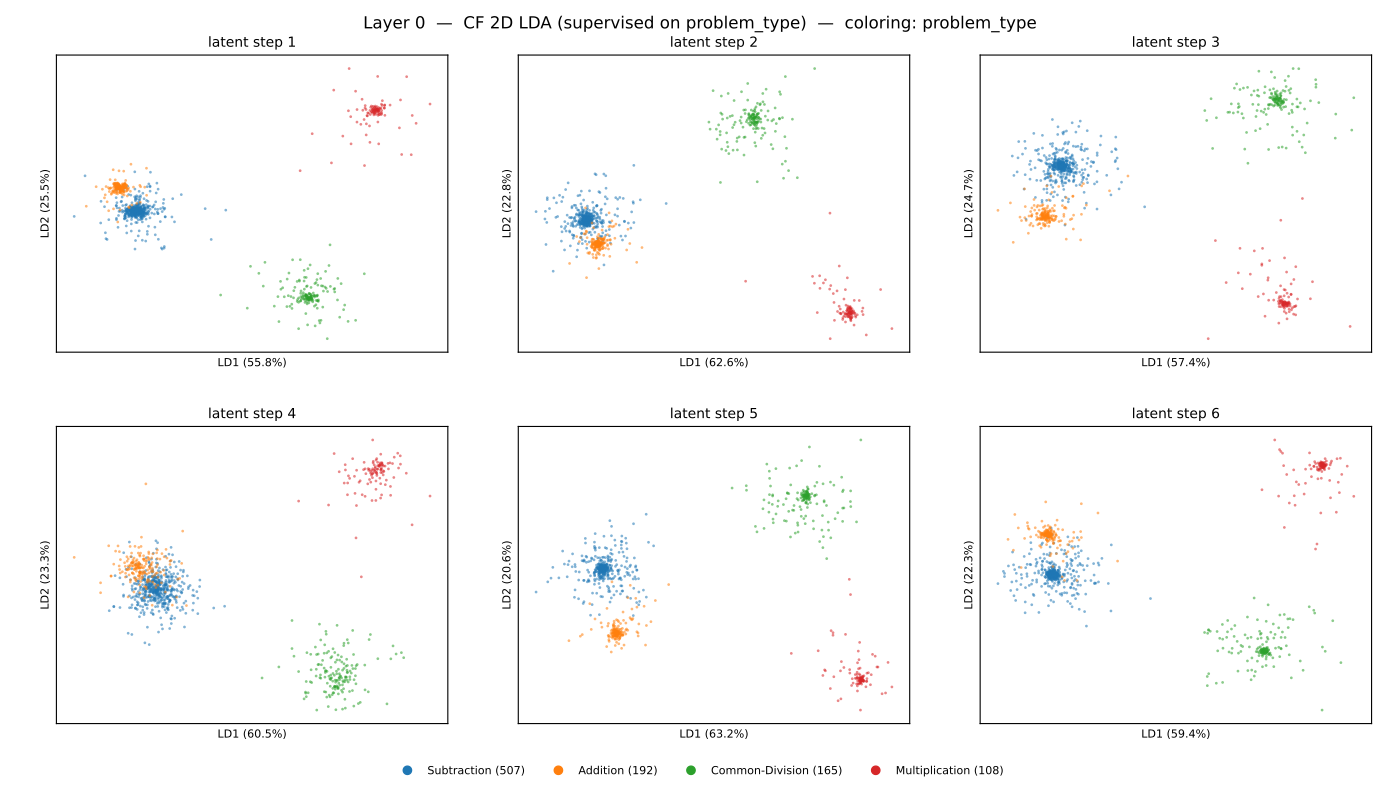

Generate this figure with Python:
"""Per-(layer, latent-step) 2D LDA on the *counterfactual* magnitude-matched
SVAMP activations, supervised on problem type. Colorings:
  - problem_type   : sanity check that the LDA finds operator separation
  - target_bucket  : does the operator-supervised axis also separate magnitude
                     buckets? On magnitude-matched CF, magnitude is decoupled
                     from operator by construction, so the same axes should
                     NOT separate buckets — that's the disentanglement test.

Layout:
  - 17 slides, problem_type coloring
  - 17 slides, target_bucket coloring
Total: 34 slides.
"""

from __future__ import annotations

import json
from collections import Counter
from pathlib import Path

import matplotlib.pyplot as plt
import numpy as np
import torch
from matplotlib.backends.backend_pdf import PdfPages
from matplotlib.lines import Line2D
from sklearn.discriminant_analysis import LinearDiscriminantAnalysis


REPO = Path(__file__).resolve().parents[3]
ACTS_PATH = REPO / "inference" / "runs" / "cf_magmatched_student" / "activations.pt"
CF_DATA = REPO.parent / "cf-datasets" / "cf_magmatched.json"
OUT_PDF = REPO / "visualizations-all" / "v1" / "cf_lda_slideshow.pdf"

PROBLEM_TYPE_COLORS = {
    "Subtraction": "#1f77b4",
    "Addition": "#ff7f0e",
    "Common-Division": "#2ca02c",
    "Multiplication": "#d62728",
}
BUCKETS_ORDER = ["<10", "10-99", "100-999", "1000+"]
BUCKET_COLORS = {
    "<10": "#440154",
    "10-99": "#3b528b",
    "100-999": "#21918c",
    "1000+": "#fde725",
}


def load_metadata() -> dict:
    rows = json.load(open(CF_DATA))
    return {
        "n": len(rows),
        "problem_type": np.array([r["type"] for r in rows]),
        "target_bucket": np.array([r["target_bucket"] for r in rows]),
    }


def load_activations() -> np.ndarray:
    print(f"loading activations from {ACTS_PATH}", flush=True)
    t = torch.load(ACTS_PATH, map_location="cpu", weights_only=True)
    a = t.float().numpy()  # (N, S, L, H)
    print(f"  shape={a.shape}  bytes={a.nbytes/1e9:.2f} GB", flush=True)
    return a


def fit_all_lda_2d(
    acts: np.ndarray, problem_type: np.ndarray
) -> tuple[np.ndarray, np.ndarray]:
    """Fit LDA per (layer, latent_step) supervised on problem_type. Returns
    coords (L, S, N, 2) and var-ratio (L, S, 2)."""
    N, S, L, _H = acts.shape
    out = np.empty((L, S, N, 2), dtype=np.float32)
    var_ratio = np.empty((L, S, 2), dtype=np.float32)
    print(
        f"fitting {L*S} LDAs (2D, supervised on CF problem_type, "
        f"per layer × per latent step)",
        flush=True,
    )
    for layer in range(L):
        for step in range(S):
            X = acts[:, step, layer, :]
            lda = LinearDiscriminantAnalysis(n_components=2, solver="svd")
            out[layer, step] = lda.fit_transform(X, problem_type)
            var_ratio[layer, step] = lda.explained_variance_ratio_[:2]
        print(f"  layer {layer}/{L-1} done", flush=True)
    return out, var_ratio


def render_slide(
    pdf: PdfPages,
    layer: int,
    proj_for_layer: np.ndarray,  # (S, N, 2)
    var_for_layer: np.ndarray,   # (S, 2)
    coloring: str,
    meta: dict,
):
    S = proj_for_layer.shape[0]
    fig, axes = plt.subplots(2, 3, figsize=(14, 7.875))
    fig.suptitle(
        f"Layer {layer}  —  CF 2D LDA (supervised on problem_type)  "
        f"—  coloring: {coloring}",
        fontsize=12,
    )
    legend_proxies: list[Line2D] = []
    for s, ax in enumerate(axes.ravel()):
        if s >= S:
            ax.axis("off")
            continue
        xy = proj_for_layer[s]

        if coloring == "problem_type":
            for cls, color in PROBLEM_TYPE_COLORS.items():
                mask = meta["problem_type"] == cls
                ax.scatter(xy[mask, 0], xy[mask, 1],
                           s=4, c=color, alpha=0.55, linewidths=0)
            if s == 0:
                for cls, color in PROBLEM_TYPE_COLORS.items():
                    n = (meta["problem_type"] == cls).sum()
                    legend_proxies.append(
                        Line2D([0], [0], marker="o", linestyle="",
                               color=color, label=f"{cls} ({n})"))
        elif coloring == "target_bucket":
            for cls in BUCKETS_ORDER:
                mask = meta["target_bucket"] == cls
                ax.scatter(xy[mask, 0], xy[mask, 1],
                           s=4, c=BUCKET_COLORS[cls], alpha=0.55, linewidths=0)
            if s == 0:
                for cls in BUCKETS_ORDER:
                    n = (meta["target_bucket"] == cls).sum()
                    legend_proxies.append(
                        Line2D([0], [0], marker="o", linestyle="",
                               color=BUCKET_COLORS[cls], label=f"{cls} ({n})"))
        else:
            raise ValueError(coloring)

        ax.set_title(f"latent step {s+1}", fontsize=10)
        ax.set_xticks([])
        ax.set_yticks([])
        ax.set_xlabel(f"LD1 ({var_for_layer[s, 0]*100:.1f}%)", fontsize=8)
        ax.set_ylabel(f"LD2 ({var_for_layer[s, 1]*100:.1f}%)", fontsize=8)

    if legend_proxies:
        fig.legend(handles=legend_proxies, loc="lower center",
                   ncol=len(legend_proxies), fontsize=8, frameon=False,
                   bbox_to_anchor=(0.5, 0.0))
    fig.subplots_adjust(top=0.93, bottom=0.08, left=0.04, right=0.98,
                        wspace=0.18, hspace=0.25)
    pdf.savefig(fig, dpi=140)
    plt.close(fig)


def main():
    meta = load_metadata()
    print("CF labels:",
          " problem_type=", dict(Counter(meta["problem_type"])),
          " | target_bucket=", dict(Counter(meta["target_bucket"])),
          flush=True)

    acts = load_activations()
    proj_all, var_all = fit_all_lda_2d(acts, meta["problem_type"])
    L = proj_all.shape[0]

    print(f"writing {OUT_PDF}", flush=True)
    OUT_PDF.parent.mkdir(parents=True, exist_ok=True)
    with PdfPages(OUT_PDF) as pdf:
        for coloring in ["problem_type", "target_bucket"]:
            print(f"  coloring: {coloring}", flush=True)
            for layer in range(L):
                render_slide(pdf, layer, proj_all[layer], var_all[layer], coloring, meta)
    print(f"done -> {OUT_PDF}  ({OUT_PDF.stat().st_size/1e6:.1f} MB)")


if __name__ == "__main__":
    main()
